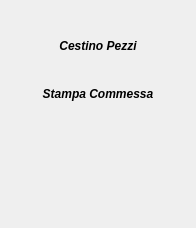
         <widget class="QWidget" name="pageCommessa" >
          <property name="geometry" >
           <rect>
            <x>0</x>
            <y>0</y>
            <width>196</width>
            <height>228</height>
           </rect>
          </property>
          <attribute name="label" >
           <string>Commessa</string>
          </attribute>
          <attribute name="icon" >
           <iconset resource="laundry.qrc" >:/NuovaCommessa/Xiria 1.1.2/Xiria 1.1.2/128x128/apps/fsview.png</iconset>
          </attribute>
          <layout class="QVBoxLayout" >
           <item>
            <layout class="QVBoxLayout" >
             <item>
              <layout class="QVBoxLayout" >
               <item>
                <widget class="QPushButton" name="cmdTrash" >
                 <property name="cursor" >
                  <cursorShape>PointingHandCursor</cursorShape>
                 </property>
                 <property name="focusPolicy" >
                  <enum>Qt::NoFocus</enum>
                 </property>
                 <property name="acceptDrops" >
                  <bool>true</bool>
                 </property>
                 <property name="toolTip" >
                  <string>&lt;html>&lt;head>&lt;meta name="qrichtext" content="1" />&lt;style type="text/css">
p, li { white-space: pre-wrap; }
&lt;/style>&lt;/head>&lt;body style=" font-family:'MS Shell Dlg 2'; font-size:8.25pt; font-weight:400; font-style:normal;">
&lt;p style=" margin-top:0px; margin-bottom:0px; margin-left:0px; margin-right:0px; -qt-block-indent:0; text-indent:0px; font-size:8pt;">Cestino contenitore pezzi&lt;/p>&lt;/body>&lt;/html></string>
                 </property>
                 <property name="layoutDirection" >
                  <enum>Qt::LeftToRight</enum>
                 </property>
                 <property name="text" >
                  <string/>
                 </property>
                 <property name="icon" >
                  <iconset resource="laundry.qrc" >:/Trash/Xiria 1.1.2/Xiria 1.1.2/128x128/apps/ark.png</iconset>
                 </property>
                 <property name="iconSize" >
                  <size>
                   <width>160</width>
                   <height>64</height>
                  </size>
                 </property>
                 <property name="flat" >
                  <bool>true</bool>
                 </property>
                </widget>
               </item>
               <item>
                <widget class="QLabel" name="lblAnagraficaNuovoCliente_6" >
                 <property name="font" >
                  <font>
                   <pointsize>9</pointsize>
                   <weight>75</weight>
                   <italic>true</italic>
                   <bold>true</bold>
                  </font>
                 </property>
                 <property name="text" >
                  <string>Cestino Pezzi</string>
                 </property>
                 <property name="textFormat" >
                  <enum>Qt::PlainText</enum>
                 </property>
                 <property name="scaledContents" >
                  <bool>false</bool>
                 </property>
                 <property name="alignment" >
                  <set>Qt::AlignCenter</set>
                 </property>
                 <property name="textInteractionFlags" >
                  <set>Qt::NoTextInteraction</set>
                 </property>
                </widget>
               </item>
              </layout>
             </item>
             <item>
              <layout class="QVBoxLayout" >
               <item>
                <widget class="QPushButton" name="cmdTrash_2" >
                 <property name="cursor" >
                  <cursorShape>PointingHandCursor</cursorShape>
                 </property>
                 <property name="focusPolicy" >
                  <enum>Qt::NoFocus</enum>
                 </property>
                 <property name="acceptDrops" >
                  <bool>true</bool>
                 </property>
                 <property name="toolTip" >
                  <string>&lt;html>&lt;head>&lt;meta name="qrichtext" content="1" />&lt;style type="text/css">
p, li { white-space: pre-wrap; }
&lt;/style>&lt;/head>&lt;body style=" font-family:'MS Shell Dlg 2'; font-size:8.25pt; font-weight:400; font-style:normal;">
&lt;p style=" margin-top:0px; margin-bottom:0px; margin-left:0px; margin-right:0px; -qt-block-indent:0; text-indent:0px; font-size:8pt;">Ristampa scontrino...&lt;/p>&lt;/body>&lt;/html></string>
                 </property>
                 <property name="layoutDirection" >
                  <enum>Qt::LeftToRight</enum>
                 </property>
                 <property name="text" >
                  <string/>
                 </property>
                 <property name="icon" >
                  <iconset resource="laundry.qrc" >:/StampaCommessa/Xiria 1.1.2/Xiria 1.1.2/128x128/apps/kjobviewer.png</iconset>
                 </property>
                 <property name="iconSize" >
                  <size>
                   <width>160</width>
                   <height>64</height>
                  </size>
                 </property>
                 <property name="flat" >
                  <bool>true</bool>
                 </property>
                </widget>
               </item>
               <item>
                <widget class="QLabel" name="lblAnagraficaNuovoCliente_8" >
                 <property name="font" >
                  <font>
                   <pointsize>9</pointsize>
                   <weight>75</weight>
                   <italic>true</italic>
                   <bold>true</bold>
                  </font>
                 </property>
                 <property name="text" >
                  <string>Stampa Commessa</string>
                 </property>
                 <property name="textFormat" >
                  <enum>Qt::PlainText</enum>
                 </property>
                 <property name="scaledContents" >
                  <bool>false</bool>
                 </property>
                 <property name="alignment" >
                  <set>Qt::AlignCenter</set>
                 </property>
                 <property name="textInteractionFlags" >
                  <set>Qt::NoTextInteraction</set>
                 </property>
                </widget>
               </item>
              </layout>
             </item>
            </layout>
           </item>
           <item>
            <spacer>
             <property name="orientation" >
              <enum>Qt::Vertical</enum>
             </property>
             <property name="sizeType" >
              <enum>QSizePolicy::Expanding</enum>
             </property>
             <property name="sizeHint" >
              <size>
               <width>20</width>
               <height>40</height>
              </size>
             </property>
            </spacer>
           </item>
          </layout>
         </widget>
